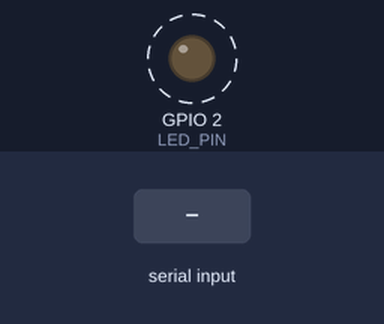
The sketch below on a simulated ESP32. Shown: output pins drawn as LEDs (lit = HIGH). Dashed ring = blinking. Inputs (shaded band) come from the test bench. What the sketch prints to the serial monitor is not drawn.

Above: at 1.27 s.
1.3 s: "1" received over the second serial link
Timing chart, 0 to 10.3 s (numbered marks = the images above; inputs shaded):
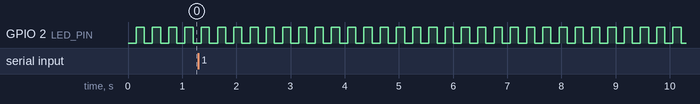

The sketch:

esp32_flasher.ino
```cpp
/**
 * esp32_flasher — transparent USB <-> UART bridge
 *
 * Purpose: lets stm32flash (running on a PC) reach the STM32 ROM bootloader
 * through the ESP32's UART2. This sketch must be flashed onto the ESP32 BEFORE
 * attempting to flash the STM32 slave.
 *
 * Both serial ports run at 115200 8E1 — the STM32 ROM bootloader requires
 * even parity. This differs from the 8N1 used in application mode.
 *
 * Wiring (same as application mode):
 *   ESP32 GPIO17 (TX2) -----> STM32 PA10 (USART1 RX)
 *   ESP32 GPIO16 (RX2) <----- STM32 PA9  (USART1 TX)
 *   ESP32 3.3V  ------------- STM32 3.3V   (NEVER 5V!)
 *   ESP32 GND   ------------- STM32 GND
 *
 * The onboard LED (GPIO2) blinks every ~150 ms so you can tell the flasher
 * firmware (not esp32_master) is running.
 */

// UART2 talks to the STM32; RX=GPIO16, TX=GPIO17.
// Do NOT use GPIO1/GPIO3 — those are the USB console (Serial).
HardwareSerial STM(2);

static const int LED_PIN        = 2;
static const int STM_RX_PIN     = 16;
static const int STM_TX_PIN     = 17;
static const long BAUD          = 115200;
static const long BLINK_INTERVAL_MS = 150;

static unsigned long lastBlink = 0;
static bool ledState = false;

void setup() {
    pinMode(LED_PIN, OUTPUT);
    digitalWrite(LED_PIN, LOW);

    // USB console — parity doesn't matter here, host talks vanilla 8N1
    Serial.begin(BAUD);

    // STM32 bridge — 8E1 because the ROM bootloader autobaud uses even parity.
    // If this is set to 8N1 the bootloader will not ACK the 0x7F sync byte.
    STM.begin(BAUD, SERIAL_8E1, STM_RX_PIN, STM_TX_PIN);

    Serial.println("esp32_flasher ready — transparent bridge active (8E1)");
}

void loop() {
    // --- Transparent byte pump in both directions ---
    // USB -> STM32
    while (Serial.available()) {
        STM.write(Serial.read());
    }
    // STM32 -> USB
    while (STM.available()) {
        Serial.write(STM.read());
    }

    // --- Non-blocking LED heartbeat ---
    // Blink every BLINK_INTERVAL_MS to signal "flasher is running".
    // Never use delay() here — it would stall the byte pump.
    unsigned long now = millis();
    if (now - lastBlink >= BLINK_INTERVAL_MS) {
        lastBlink = now;
        ledState = !ledState;
        digitalWrite(LED_PIN, ledState ? HIGH : LOW);
    }
}
```

Measured:
- by itself, GPIO 2 (LED_PIN): alternates HIGH for 0.15 s and LOW for 0.15 s
